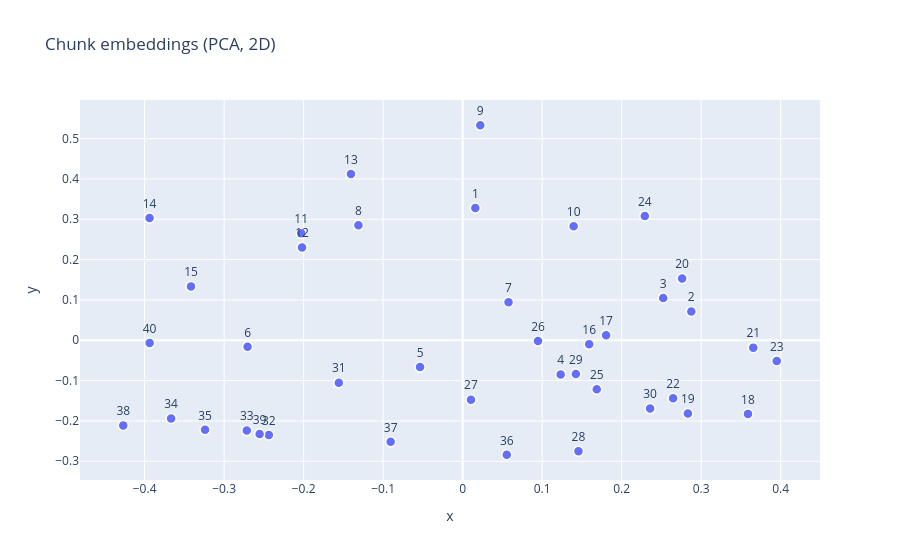

Notebook source saved alongside this figure:
### Code cell
import numpy as np
import pandas as pd
import plotly.express as px
from sklearn.decomposition import PCA

coords = PCA(n_components=2).fit_transform(np.array(embeddings))
# from sklearn.manifold import TSNE
# coords = TSNE(n_components=2, perplexity=min(30, len(chunks) - 1),
#               random_state=42).fit_transform(np.array(embeddings))

df = pd.DataFrame({
    "x": coords[:, 0],
    "y": coords[:, 1],
    "chunk": range(1, len(chunks) + 1),
    "preview": [c[:120].replace("\n", " ") + "…" for c in chunks],
})

fig = px.scatter(df, x="x", y="y", text="chunk",
                 hover_data={"preview": True, "x": False, "y": False},
                 title="Chunk embeddings (PCA, 2D)")
fig.update_traces(marker=dict(size=10, line=dict(width=1.5, color="white")),
                  textposition="top center")
fig.show()

### Figure 1 — Plotly figure (JSON) as saved in the notebook; plotly's stock layout.template omitted (floating-point values rounded to 4 significant figures)
{"data": [{"customdata": [["Nangi Mugira is a data and business analytics professional with an MBA in Business Analytics from Indiana University of …"], ["s, and recommendations that people actually use.  Most recently, Nangi worked as an independent Data Analyst Consultant …"], ["ancial datasets to support strategic decisions.   Nangi built automated dashboards and KPI tracking tools in Excel, SQL,…"], ["inancial decision-making and academic research.   Nangi ran validation checks to keep the data accurate and turned the f…"], ["r behavior.  Nangi's technical toolkit includes:  Analysis: Python, SQL and Excel  Visualization: Power BI, Tableau and …"], [", and machine learning modeling and evaluation.   Nangi's projects include a machine learning–backed Swahili audio class…"], ["Analytics and in Digital Marketing & E-commerce.  Nangi is looking for a next role as a Data Analyst, Business Analyst, …"], ["Nangi Mugira's education combines a rigorous quantitative foundation in the physical sciences with applied training in d…"], ["lso the business question it is meant to answer.  Master of Business Administration, Business Analytics, Indiana Univers…"], ["gement, and Industrial Quality: Statistical Tools and Management. Nangi applied this training directly while studying: a…"], ["ted against real financial and operational data.  Certificate, Data Science, Moringa School (Nairobi, Kenya), November 2…"], ["omplete projects from raw data to finished model. Several projects in Nangi's portfolio came from this hands-on training…"], ["a strong mathematical and statistical foundation. Coursework included Statistical Physics, Probability and Statistics, M…"], ["ills through industry-recognized certifications:  Google Advanced Data Analytics Professional Certificate (Coursera, Oct…"], ["22) LinkedIn Learning, 2020–2021: Learning Python Programming Foundations: Fundamentals HTML Essential Training Succeedi…"], ["Nangi Mugira's experience runs from network infrastructure to backend development, research analytics, strategic process…"], ["s and recommendations that people trust and use.  Data Analyst Consultant, Citizens' Ambulance Service (Indiana, PA), Se…"], ["answers more than 8,400 emergency calls a year.   Nangi was brought in to audit and modernize the organization's operati…"], ["y risks such as patient or billing information.   Nangi used an audit-before-changing approach and recommended running t…"], ["elper columns in place of deeply nested formulas. Alongside that, Nangi assessed when it would make sense to move beyond…"], ["ups Budgeting process within a $7.9M operation.   Nangi mapped the full workflow, including administrative steps, timeli…"], ["confusing forms, instructions and requirements.   Nangi cleaned, validated and analyzed the operational and financial da…"], ["ich made reporting faster and easier to access.   The internship produced current-state and future-state process maps, a…"], ["d budgeting, planning and operational decisions.  Graduate Assistant, Accounting & Information Systems, Eberly College o…"], ["and Tableau visualizations to communicate them.   Nangi kept the data accurate with validation checks and structured doc…"], ["d research teams draft and edit academic papers.  Nangi also managed scheduling, correspondence and documentation for fa…"], ["ta to inform product and operational decisions.   Nangi also developed, tested and maintained predictive models and mach…"], ["a flow and storage more efficient and reliable.   Nangi automated reporting workflows in Python and SQL, cutting manual …"], ["his work was reproducible and version-controlled. Nangi fed model outputs into dashboards and reports, and explained eac…"], ["faults in network cabling to industry standards. Nangi monitored the performance of more than 50 networking devices and …"], ["Nangi Mugira's project portfolio covers the full data workflow: collecting and cleaning raw data, building and evaluatin…"], ["analytics to healthcare and language technology.  Bank Term Deposit Prediction (Deployed). Nangi built an end-to-end pre…"], ["ed the results, reaching a ROC-AUC of about 0.91. Nangi then deployed the model live, carrying it through the full devel…"], [", scikit-learn, Matplotlib, Jupyter, Git/GitHub.  Swahili Audio Classification (Speech Recognition). Nangi developed a m…"], ["ckend so it could be used through an application. The project shows Nangi's ability to work with unstructured data, appl…"], ["-18), audio processing, web backend integration.  Caretaker Reports. Nangi built a reporting and analytics system that t…"], ["uilt dashboards to support operational decisions. The project mirrors the reporting-pipeline work Nangi has done profess…"], ["model performance to pick the strongest approach. The project applies directly to customer analytics, personalization an…"], ["f supporting early, personalized risk assessment. The work included exploratory analysis of clinical risk factors, model…"], ["Tools: Python, pandas, scikit-learn, Matplotlib.  End-to-End LLM Application (In Progress). Through the 6-Week AI Engine…"]], "hovertemplate": "chunk=%{text}<br>preview=%{customdata[0]}<extra></extra>", "legendgroup": "", "marker": {"color": "#636efa", "line": {"color": "white", "width": 1.5}, "size": 10, "symbol": "circle"}, "mode": "markers+text", "name": "", "orientation": "v", "showlegend": false, "text": [1, 2, 3, 4, 5, 6, 7, 8, 9, 10, 11, 12, 13, 14, 15, 16, 17, 18, 19, 20, 21, 22, 23, 24, 25, 26, 27, 28, 29, 30, 31, 32, 33, 34, 35, 36, 37, 38, 39, 40], "textposition": "top center", "type": "scatter", "x": [0.01593, 0.2876, 0.2522, 0.1233, -0.05355, -0.2705, 0.05771, -0.1311, 0.0222, 0.1396, -0.2031, -0.202, -0.1404, -0.3938, -0.3416, 0.1591, 0.1805, 0.3589, 0.2833, 0.276, 0.3655, 0.2647, 0.395, 0.2291, 0.1687, 0.09476, 0.01045, 0.1457, 0.1424, 0.2358, -0.1557, -0.2437, -0.2715, -0.3667, -0.3239, 0.05551, -0.09052, -0.4268, -0.2553, -0.3937], "xaxis": "x", "y": [0.3281, 0.07136, 0.105, -0.08477, -0.06642, -0.01609, 0.09456, 0.285, 0.5332, 0.2827, 0.2652, 0.2303, 0.4122, 0.3032, 0.1336, -0.009626, 0.01229, -0.1825, -0.1815, 0.1532, -0.01823, -0.1435, -0.05136, 0.3082, -0.1214, -0.001928, -0.1473, -0.2754, -0.08362, -0.1689, -0.1051, -0.2346, -0.2238, -0.1937, -0.222, -0.2838, -0.2518, -0.211, -0.2324, -0.007015], "yaxis": "y"}], "layout": {"legend": {"tracegroupgap": 0}, "title": {"text": "Chunk embeddings (PCA, 2D)"}, "xaxis": {"anchor": "y", "domain": [0, 1], "title": {"text": "x"}}, "yaxis": {"anchor": "x", "domain": [0, 1], "title": {"text": "y"}}}}
